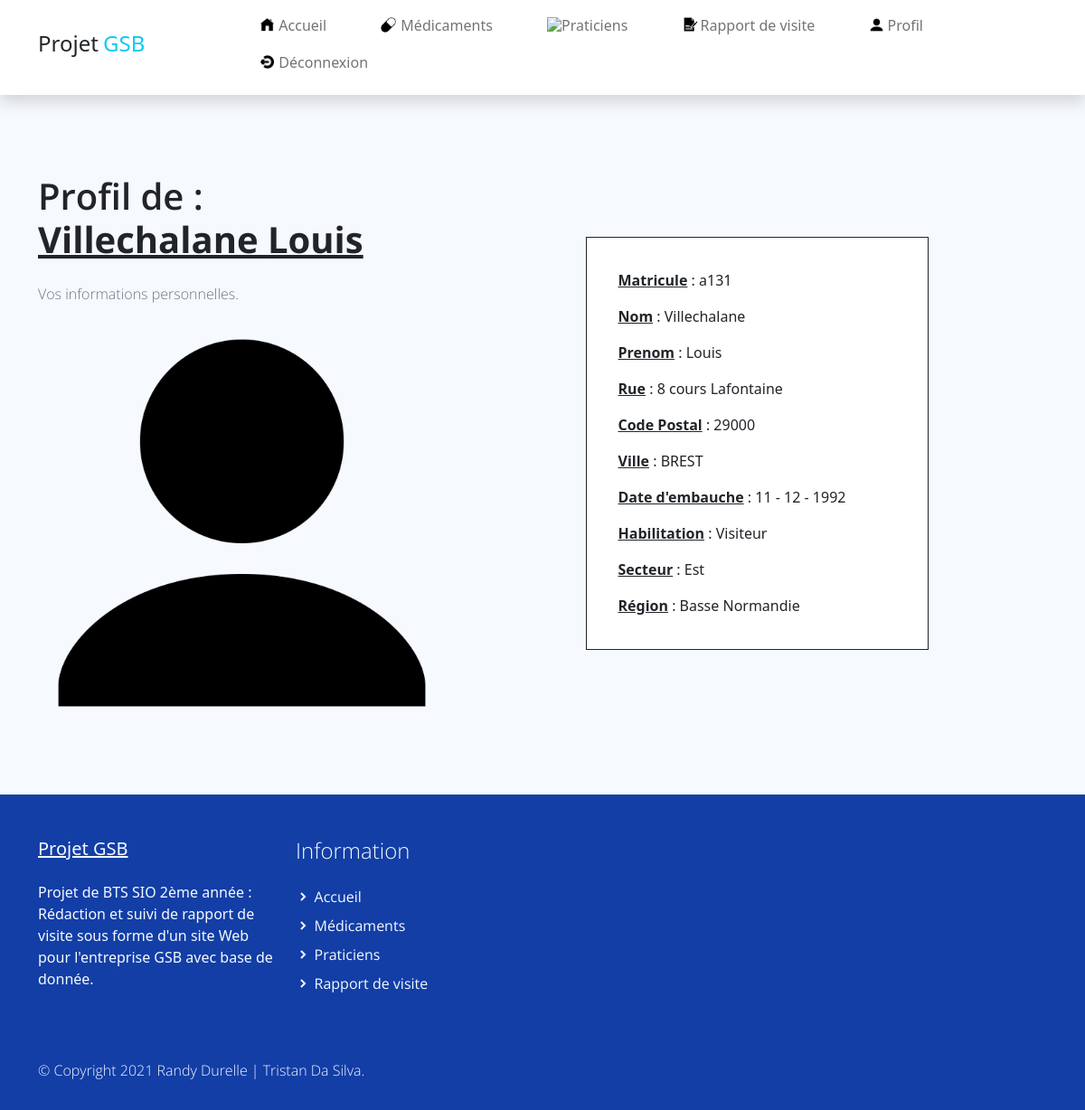
The app's page /index.php?uc=connexion&action=profil (signed in) with its own data.
### tables this page shows
CREATE TABLE IF NOT EXISTS `collaborateur` (
  `COL_MATRICULE` varchar(10) NOT NULL,
  `COL_NOM` varchar(25) DEFAULT NULL,
  `COL_PRENOM` varchar(50) DEFAULT NULL,
  `COL_ADRESSE` varchar(50) DEFAULT NULL,
  `COL_CP` varchar(5) DEFAULT NULL,
  `COL_VILLE` varchar(30) DEFAULT NULL,
  `COL_DATEEMBAUCHE` datetime DEFAULT NULL,
  `HAB_ID` int(11) DEFAULT NULL,
  `LOG_ID` int(11) DEFAULT NULL,
  `SEC_CODE` varchar(1) DEFAULT NULL,
  `REG_CODE` varchar(2) DEFAULT NULL,
  PRIMARY KEY (`COL_MATRICULE`),
  UNIQUE KEY `collaborateur_login0_AK` (`LOG_ID`),
  KEY `collaborateur_habilitation0_FK` (`HAB_ID`),
  KEY `collaborateur_secteur0_FK` (`SEC_CODE`),
  KEY `collaborateur_region1_FK` (`REG_CODE`)
);

CREATE TABLE IF NOT EXISTS `habilitation` (
  `HAB_ID` int(11) NOT NULL,
  `HAB_LIB` varchar(30) NOT NULL,
  PRIMARY KEY (`HAB_ID`)
);

CREATE TABLE IF NOT EXISTS `secteur` (
  `SEC_CODE` varchar(1) NOT NULL,
  `SEC_LIBELLE` varchar(15) DEFAULT NULL,
  PRIMARY KEY (`SEC_CODE`)
);

CREATE TABLE IF NOT EXISTS `region` (
  `REG_CODE` varchar(2) NOT NULL,
  `REG_NOM` varchar(50) DEFAULT NULL,
  `SEC_CODE` varchar(1) NOT NULL,
  PRIMARY KEY (`REG_CODE`),
  KEY `region_secteur0_FK` (`SEC_CODE`)
);

### modele/connexion.modele.inc.php (called while the page is built, shortened)
<?php
function getAllInformationCompte($matricule){
    try
    {
        $monPdo = connexionPDO();
        $req = 'SELECT c.`COL_MATRICULE` as `matricule`,c.`COL_NOM` as `nom`,`COL_PRENOM` as `prenom`,c.`COL_ADRESSE` as `adresse`,c.`COL_CP` as `cp`,c.`COL_VILLE` as `ville`, concat(DAY(COL_DATEEMBAUCHE),\' - \',MONTH(`COL_DATEEMBAUCHE`),\' - \',YEAR(`COL_DATEEMBAUCHE`)) as `date_embauche`, h.HAB_LIB as `habilitation` ,s.SEC_LIBELLE as `secteur`, r.REG_NOM as `region` FROM collaborateur c LEFT JOIN secteur s ON s.`SEC_CODE`=c.`SEC_CODE` LEFT JOIN habilitation h ON h.HAB_ID=c.HAB_ID LEFT JOIN region r ON r.REG_CODE=c.REG_CODE WHERE c.COL_MATRICULE="'.$matricule.'"';
        $res = $monPdo->query($req);
        $result = $res->fetch();
        return $result;
    }
    catch (PDOException $e)
    {
           print "Erreur !: " . $e->getMessage();
            die();
    }
}
?>

### vues/v_profil.php (the view, shortened to what this page needs)
<section class="bg-light py-5">
    <div class="feature-work container my-4">
        <div class="row d-flex d-flex align-items-center">
        <div class="col-lg-5">
            <h1 class="feature-work-heading h2 py-3 semi-bold-600">Profil de : <br/><span class="carac"><?php echo $info[1].' '.$info[2]?></span></h1>
            <p class="feature-work-body text-muted light-300">
                Vos informations personnelles.
            </p>
                <img class="img-fluid" src="assets/img/profil.png">
        </div>
        <div class="col-lg-4 offset-lg-1 align-left affich">
            <div class="row">
                    <p><span class="carac">Matricule</span> : <?php echo $info[0] ?></p>
                    <p><span class="carac">Nom</span> : <?php echo $info[1] ?></p>
                    <p><span class="carac">Prenom</span> : <?php echo $info[2] ?></p>
                    <p><span class="carac">Rue</span> : <?php echo $info[3] ?></p>
                    <p><span class="carac">Code Postal</span> : <?php echo $info[4] ?></p>
                    <p><span class="carac">Ville</span> : <?php echo $info[5] ?></p>
                    <p><span class="carac">Date d'embauche</span> : <?php echo $info[6] ?></p>
                    <p><span class="carac">Habilitation</span> : <?php echo $info[7] ?></p>
                    <p><span class="carac">Secteur</span> : <?php echo $info[8] ?></p>
                    <p><span class="carac">Région</span> : <?php echo $info[9]?></p>
        </div>
        </div>
    </div>
</section>

### index.php (shortened to what this page needs)
<?php
require_once ('modele/connexion.modele.inc.php');
if(!isset($_REQUEST['uc']) || empty($_REQUEST['uc']))
     $uc = 'accueil';
else{
	$uc = $_REQUEST['uc'];
}
?>
<body>
    <div id="contenu">
<?php
include("vues/v_header.php");
switch($uc)
{
  case 'connexion' :
          include("controleur/c_connexion.php");
          break;
}
?>
</div>
</body>

### vues/v_header.php (shortened to what this page needs)
<?php
    $css='justify-content-end';
    if(isset($_SESSION['login'])){
        $css='justify-content-between';
    }
?>
<!DOCTYPE html>
<html lang="fr">
<head>
    <link href="assets/css/bootstrap.min.css" rel="stylesheet">
    <link href="assets/css/boxicon.min.css" rel="stylesheet">
    <link rel="stylesheet" href="assets/css/gsb.css">
    <link rel="stylesheet" href="assets/css/custom.css">
</head>
<body>
    <nav id="main_nav" class="navbar navbar-expand-lg navbar-light bg-white shadow">
        <div class="container d-flex justify-content-between align-items-center">
            <a class="navbar-brand h1" href="index.php?uc=accueil">
                <span class="text-dark h4">Projet</span> <span class="text-info h4">GSB</span>
            </a>
            <div class="align-self-center collapse navbar-collapse flex-fill  d-lg-flex justify-content-lg-between" id="navbar-toggler-success">
                <div class="flex-fill mx-xl-5 mb-2">
                    <ul class="nav navbar-nav d-flex <?php echo $css;?> mx-xl-5 text-center text-dark">
                        <li class="nav-item ecart">
                            <a class="nav-link btn-outline-info rounded-pill px-3" href="index.php?uc=accueil"><img style="max-width:15px;margin-bottom:5px;margin-right:5px" src="assets/img/accueil.png">Accueil</a>
                        </li>
                            <?php
                            if(isset($_SESSION['login'])){
                            ?>
                                <li class="nav-item ecart">
                                    <a class="nav-link btn-outline-info rounded-pill px-3" href="index.php?uc=medicaments&action=formulairemedoc"><img style="max-width:17px;margin-bottom:5px;margin-right:5px" src="assets/img/pillule.png">Médicaments</a>
                                </li>
                                <li class="nav-item ecart">
                                    <a class="nav-link btn-outline-info rounded-pill px-3" href="index.php?uc=praticiens&action=formulairepraticien"><img style="max-width:20px;margin-bottom:5px" src="assets/img/praticien.png">Praticiens</a>
                                </li>
                                <li class="nav-item ecart">
                                  <a class="nav-link btn-outline-info rounded-pill px-3" href="index.php?uc=rapportdevisite&action=rapport"><img style="max-width:18px;margin-bottom:5px;margin-right:2px" src="assets/img/rapport.png">Rapport de visite</a>
                                </li>
                                <li class="nav-item ecart">
                                    <a class="nav-link btn-outline-info rounded-pill px-3" href="index.php?uc=connexion&action=profil"><img style="max-width:15px;margin-bottom:5px;margin-right:5px" src="assets/img/profil.png">Profil</a>
                                </li>
                                <li class="nav-item">
                                    <a class="nav-link btn-outline-info rounded-pill px-3" href="index.php?uc=connexion&action=deconnexion" onclick="return confirm('Voulez-vous vraiment vous déconnecter ?');"><img style="max-width:15px;margin-bottom:4px;margin-right:5px" src="assets/img/deco.png">Déconnexion</a>
                                </li>
                                <?php
                            }else{
                                ?>
                                <li class="nav-item">
                                    <a class="nav-link btn-outline-info rounded-pill px-3" href="index.php?uc=connexion&action=connexion"><img style="max-width:15px;margin-bottom:5px;margin-right:5px" src="assets/img/profil.png">Connexion</a>
                                </li>
                                <?php
                            }
                        ?>
                    </ul>
                </div>
            </div>
        </div>
    </nav>

### controleur/c_connexion.php (shortened to what this page needs)
<?php
if (!isset($_REQUEST['action']) || empty($_REQUEST['action'])){
	$action="connexion";
}else{
	$action = $_REQUEST['action'];
}
switch($action)
{
	case 'profil':
			if (!isset($_SESSION['matricule'])){
				header('location: index.php?uc=connexion&action=connexion');
			}else{
			$info=getAllInformationCompte($_SESSION['matricule']);
			include("vues/v_profil.php");}
			break;
}
?>

### assets/css/gsb.css (style rules this page uses)
html { font-family: 'Open Sans', sans-serif; }
p, a { font-weight: 400; }
.h2 { font-size: 40px; }
.light-300 { font-family: 'Open Sans', sans-serif !important; font-weight: 300; }
.semi-bold-600 { font-family: 'Open Sans', sans-serif !important; font-weight: 600; }
.affich { margin : auto; padding: 35px 35px 45px; padding-bottom: 20px; background-color: #fff; border:1px solid; }
.carac { text-decoration: underline; font-weight: 700; }
.ecart { margin-right: 25px; }

### assets/css/custom.css (style rules this page uses)
body { background: #F6F9FE !important; min-height: 100%; position: relative; }
footer { background-color: #123EA6; }
#contenu { min-height: 100%; }
#foot { position: absolute; bottom: 0; width: 100%; }
.py-5 { padding-top: 3rem !important; padding-bottom: 25rem !important; }

### records on screen
collaborateur: COL_NOM "Villechalane", COL_PRENOM "Louis", COL_MATRICULE "a131", COL_ADRESSE "8 cours Lafontaine", COL_CP "29000", COL_VILLE "BREST", HAB_ID.HAB_LIB "Visiteur", SEC_CODE.SEC_LIBELLE "Est", REG_CODE.REG_NOM "Basse Normandie"

### other values on screen
$info[6] "11 - 12 - 1992"
